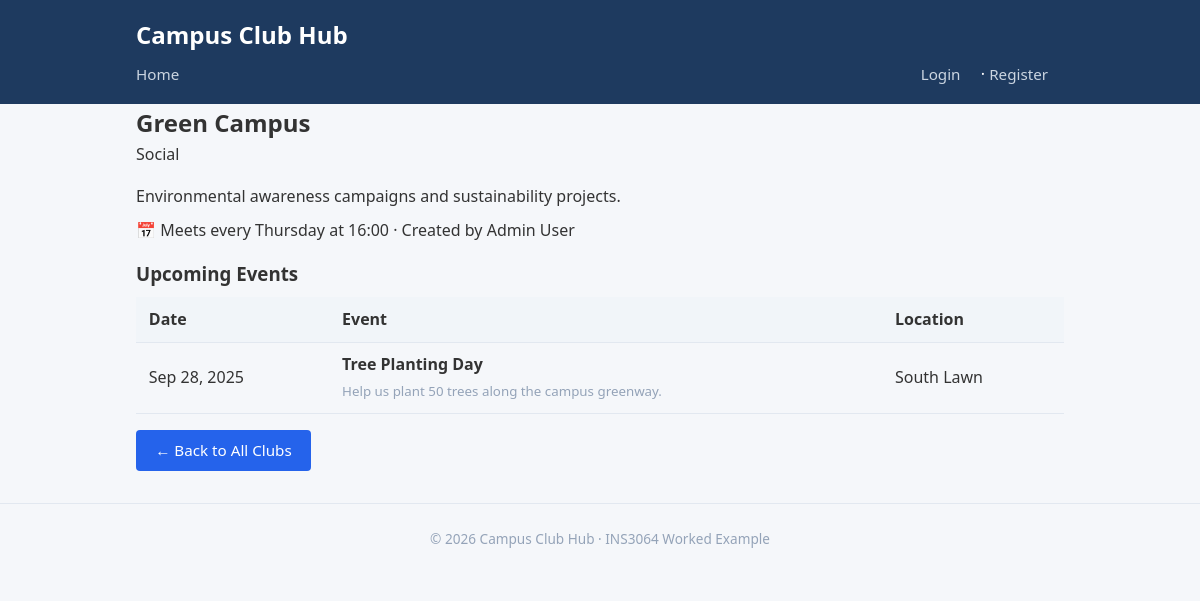
/club_detail.php?id=4, run on the app's committed database.
### tables this page shows
CREATE TABLE clubs (
    id          INT AUTO_INCREMENT PRIMARY KEY,
    name        VARCHAR(150)  NOT NULL,
    description TEXT          NOT NULL,
    category    VARCHAR(100)  NOT NULL DEFAULT 'General',
    meeting_day VARCHAR(20)   DEFAULT NULL,       
    meeting_time VARCHAR(20)  DEFAULT NULL,       
    created_by  INT           DEFAULT NULL,       
    created_at  TIMESTAMP     NOT NULL DEFAULT CURRENT_TIMESTAMP,
    CONSTRAINT fk_clubs_creator
        FOREIGN KEY (created_by) REFERENCES users(id) ON DELETE SET NULL
);

CREATE TABLE users (
    id         INT AUTO_INCREMENT PRIMARY KEY,
    name       VARCHAR(100)  NOT NULL,
    email      VARCHAR(255)  NOT NULL UNIQUE,
    password   VARCHAR(255)  NOT NULL,           
    role       ENUM('student', 'admin') NOT NULL DEFAULT 'student',
    created_at TIMESTAMP     NOT NULL DEFAULT CURRENT_TIMESTAMP
);

CREATE TABLE events (
    id          INT AUTO_INCREMENT PRIMARY KEY,
    club_id     INT           NOT NULL,
    title       VARCHAR(200)  NOT NULL,
    description TEXT          NOT NULL,
    event_date  DATE          NOT NULL,
    location    VARCHAR(200)  DEFAULT NULL,
    created_at  TIMESTAMP     NOT NULL DEFAULT CURRENT_TIMESTAMP,
    CONSTRAINT fk_events_club
        FOREIGN KEY (club_id) REFERENCES clubs(id) ON DELETE CASCADE
);

### club_detail.php (the view, shortened to what this page needs)
<?php
require_once __DIR__ . '/includes/header.php';
$id = (int) ($_GET['id'] ?? 0);
try {
    $pdo  = getDB();
    $stmt = $pdo->prepare(
        'SELECT c.*, u.name AS creator_name
         FROM clubs c
         LEFT JOIN users u ON c.created_by = u.id
         WHERE c.id = ?'
    );
    $stmt->execute([$id]);
    $club = $stmt->fetch();
} catch (PDOException $e) {
    echo '<div class="alert alert-error">Database error: '
         . htmlspecialchars($e->getMessage(), ENT_QUOTES, 'UTF-8')
         . '</div>';
    $club = false;
}
try {
    $stmt = $pdo->prepare(
        'SELECT * FROM events
         WHERE club_id = ?
         ORDER BY event_date ASC'
    );
    $stmt->execute([$id]);
    $events = $stmt->fetchAll();
} catch (PDOException $e) {
    $events = [];
}
?>
<h2><?= htmlspecialchars($club['name'], ENT_QUOTES, 'UTF-8') ?></h2>
<span class="badge">
    <?= htmlspecialchars($club['category'], ENT_QUOTES, 'UTF-8') ?>
</span>
<p class="mt-2">
    <?= nl2br(htmlspecialchars($club['description'], ENT_QUOTES, 'UTF-8')) ?>
</p>
<div class="meta mt-1 mb-2">
    <?php if ($club['meeting_day'] && $club['meeting_time']): ?>
        📅 Meets every
        <?= htmlspecialchars($club['meeting_day'], ENT_QUOTES, 'UTF-8') ?>
        at <?= htmlspecialchars($club['meeting_time'], ENT_QUOTES, 'UTF-8') ?>
    <?php endif; ?>
    <?php if ($club['creator_name']): ?>
        &middot; Created by
        <?= htmlspecialchars($club['creator_name'], ENT_QUOTES, 'UTF-8') ?>
    <?php endif; ?>
</div>
<h3 class="mt-2 mb-1">Upcoming Events</h3>
<?php if (empty($events)): ?>
    <p class="text-muted">No upcoming events scheduled.</p>
<?php else: ?>
    <table>
        <thead>
            <tr>
                <th>Date</th>
                <th>Event</th>
                <th>Location</th>
            </tr>
        </thead>
        <tbody>
            <?php foreach ($events as $event): ?>
                <tr>
                    <td>
                        <?= date('M j, Y', strtotime($event['event_date'])) ?>
                    </td>
                    <td>
                        <strong>
                            <?= htmlspecialchars($event['title'], ENT_QUOTES, 'UTF-8') ?>
                        </strong>
                        <br>
                        <small class="text-muted">
                            <?= htmlspecialchars($event['description'], ENT_QUOTES, 'UTF-8') ?>
                        </small>
                    </td>
                    <td>
                        <?= htmlspecialchars($event['location'] ?? 'TBA', ENT_QUOTES, 'UTF-8') ?>
                    </td>
                </tr>
            <?php endforeach; ?>
        </tbody>
    </table>
<?php endif; ?>
<p class="mt-2">
    <a href="index.php" class="btn btn-primary">&larr; Back to All Clubs</a>
</p>
<?php require_once __DIR__ . '/includes/footer.php'; ?>

### style.css (style rules this page uses)
*, *::before, *::after { box-sizing: border-box; margin: 0; padding: 0; }
body { font-family: 'Segoe UI', Tahoma, Geneva, Verdana, sans-serif; line-height: 1.6; color: #333; background-color: #f5f7fa; }
a { color: #2563eb; text-decoration: none; }
.btn { display: inline-block; padding: 0.5rem 1.2rem; border: none; border-radius: 4px; font-size: 0.95rem; cursor: pointer; text-align: center; }
.btn-primary { background-color: #2563eb; color: #fff; }
table { width: 100%; border-collapse: collapse; margin-bottom: 1rem; }
th, td { text-align: left; padding: 0.6rem 0.8rem; border-bottom: 1px solid #e2e8f0; }
th { background-color: #f1f5f9; font-weight: 600; }
.text-muted { color: #94a3b8; }
.mt-1 { margin-top: 0.5rem; }
.mt-2 { margin-top: 1rem; }
.mb-1 { margin-bottom: 0.5rem; }
.mb-2 { margin-bottom: 1rem; }

### data on the page
clubs: name "Green Campus", category "Social", description "Environmental awareness campaigns and sustainability projects.", meeting_day "Thursday", meeting_time "16:00", created_by.name "Admin User"
events: event_date "Sep 28, 2025", title "Tree Planting Day", description "Help us plant 50 trees along the campus greenway.", location "South Lawn"

### other printed values
APP_NAME "Campus Club Hub"
